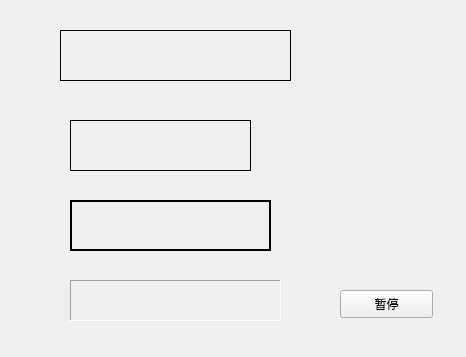
<?xml version="1.0" encoding="UTF-8"?>
<ui version="4.0">
 <class>Widget</class>
 <widget class="QWidget" name="Widget">
  <property name="geometry">
   <rect>
    <x>0</x>
    <y>0</y>
    <width>466</width>
    <height>357</height>
   </rect>
  </property>
  <property name="windowTitle">
   <string>Widget</string>
  </property>
  <widget class="myLabel" name="label">
   <property name="geometry">
    <rect>
     <x>60</x>
     <y>30</y>
     <width>231</width>
     <height>51</height>
    </rect>
   </property>
   <property name="frameShape">
    <enum>QFrame::Box</enum>
   </property>
   <property name="text">
    <string/>
   </property>
  </widget>
  <widget class="QLabel" name="label_2">
   <property name="geometry">
    <rect>
     <x>70</x>
     <y>120</y>
     <width>181</width>
     <height>51</height>
    </rect>
   </property>
   <property name="frameShape">
    <enum>QFrame::Panel</enum>
   </property>
   <property name="text">
    <string/>
   </property>
  </widget>
  <widget class="QLabel" name="label_3">
   <property name="geometry">
    <rect>
     <x>70</x>
     <y>200</y>
     <width>201</width>
     <height>51</height>
    </rect>
   </property>
   <property name="frameShape">
    <enum>QFrame::WinPanel</enum>
   </property>
   <property name="text">
    <string/>
   </property>
  </widget>
  <widget class="QLabel" name="label_4">
   <property name="geometry">
    <rect>
     <x>70</x>
     <y>280</y>
     <width>211</width>
     <height>41</height>
    </rect>
   </property>
   <property name="frameShape">
    <enum>QFrame::Panel</enum>
   </property>
   <property name="frameShadow">
    <enum>QFrame::Sunken</enum>
   </property>
   <property name="text">
    <string/>
   </property>
  </widget>
  <widget class="QPushButton" name="btn">
   <property name="geometry">
    <rect>
     <x>340</x>
     <y>290</y>
     <width>93</width>
     <height>28</height>
    </rect>
   </property>
   <property name="text">
    <string>暂停</string>
   </property>
  </widget>
 </widget>
 <layoutdefault spacing="6" margin="11"/>
 <customwidgets>
  <customwidget>
   <class>myLabel</class>
   <extends>QLabel</extends>
   <header location="global">mylabel.h</header>
  </customwidget>
 </customwidgets>
 <resources/>
 <connections/>
</ui>
